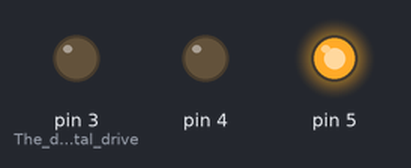
The sketch below on a simulated Arduino Uno, built with avr-gcc and run on an emulated ATmega328P. Parts: output pins drawn as LEDs (lit = HIGH). What the sketch prints to the serial monitor is not drawn. At 16.8 s the program stops and its outputs stay as they are.

Above: at 0.1 s.
At 1.6 s:
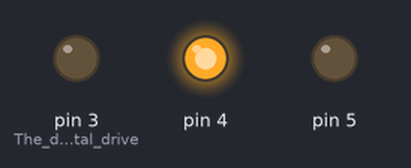
Timing chart, 0 to 3.1 s (numbered marks = the images above):
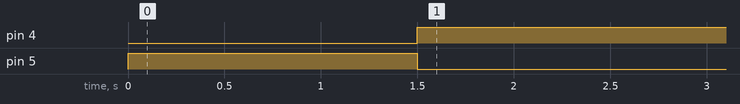

The sketch:

GSMTest.ino
```cpp
void setup() {
	initPin();
	powerON();
	gsm_mode();

	delay(2000);
  	Serial.begin(9600);
  	delay(5000);

  	Serial.println("INIT COMMANDS");
  	delay(1000);

  	send_msg();
}

void loop() {
}

void initPin() {
	pinMode(3,OUTPUT);//The default digital driver pins for the GSM and GPS mode
  	pinMode(4,OUTPUT);
  	pinMode(5,OUTPUT);
}

void powerON() {
	digitalWrite(5,HIGH);//Output GSM Timing
  	delay(1500);
  	digitalWrite(5,LOW);
}

void gsm_mode() {
	digitalWrite(3,LOW);  //Enable the GSM mode
  	digitalWrite(4,HIGH); //Disable the GPS mode
}

void send_msg() {
	Serial.println("SEND TXT MESSAGE!");

		Serial.println("AT"); //Send AT command
		delay(2000);

		Serial.println("AT");
		delay(2000);

		//Send message
		Serial.println("AT+CMGF=1");
		delay(1000);

		Serial.println("AT+CMGS=\"12013678531\"");//Change the receiver phone number
		delay(1000);

		Serial.print("HELLO WORLD!");//the message you want to send
		delay(1000);

		Serial.write(26);
		while(1);
}
```

Measured:
- by itself, pin 4: LOW → HIGH at 1.5 s
- by itself, pin 5: LOW → HIGH at 0.00 s, → LOW 1.5 s later
